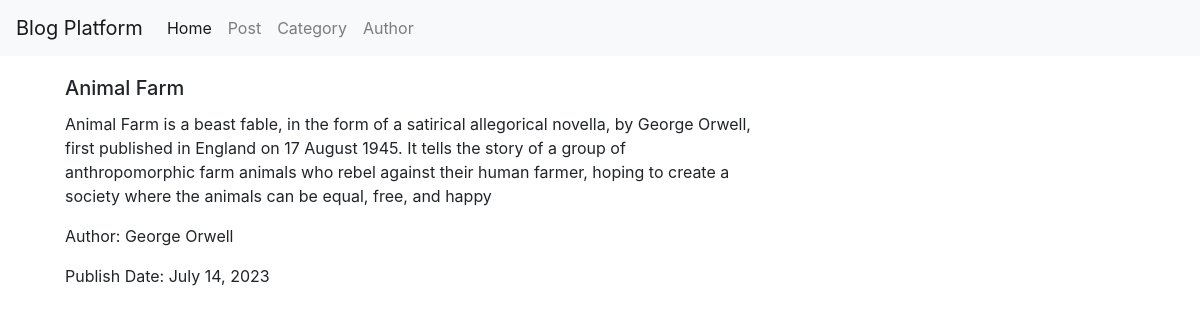
Page /posts/post_details/3 on the earlier database version.
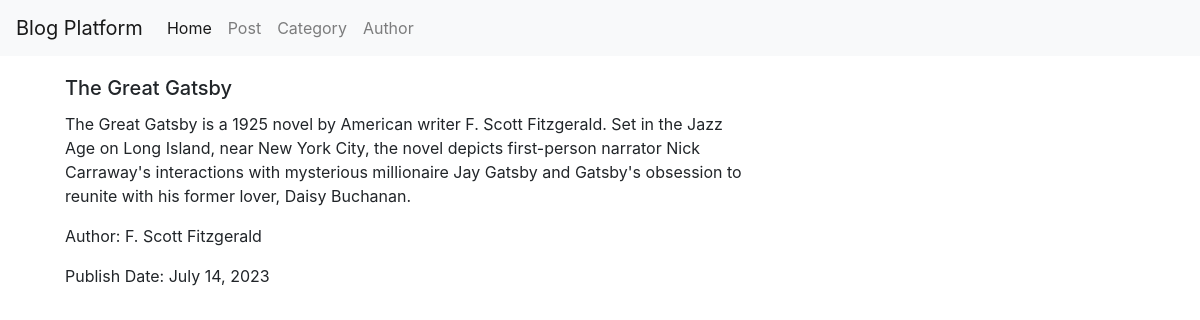
Same page on the later database version.
### BlogApp/models.py (models this page shows, shortened)
class Post(models.Model):
    title = models.CharField(max_length=100)
    content = models.TextField()
    author = models.CharField(max_length=100)
    date = models.DateField(auto_now_add=True)

### BlogApp/views.py (the view)
# urls.py: path('posts/post_details/<int:id>', views.view_post_detail, name='post_details'),
def view_post_detail(request,id):
    post = get_object_or_404(Post, pk=id)
    context = {"post": post}
    return render(request, "post_details.html", context)

### Template/post_details.html
{% extends 'base.html' %}
{% block content %}
    <div class="container">
        <div class="row">
                <div class="col-md-8">
                <div class="card-body">
                        <h5 class="card-title">{{ post.title }}</h5>
                        <p class="card-text">{{ post.content }}</p>
                        <p class="card-text">Author: {{ post.author }}</p>
                        <p class="card-text">Publish Date: {{ post.date }}</p>
                    </div>
                </div>
        </div>
    </div>
{% endblock %}

Differences in the rows shown:
changed Post: title "Animal Farm" → "The Great Gatsby"; content "Animal Farm is a beast fable, in the form of a satirical allegorical novella, by George Orwell, first published in England on 17 August 1945. It tells the story of a group of anthropomorphic farm animals who rebel against their human farmer, hoping to create a society where the animals can be equal, free, and happy" → "The Great Gatsby is a 1925 novel by American writer F. Scott Fitzgerald. Set in the Jazz Age on Long Island, near New York City, the novel depicts first-person narrator Nick Carraway's interactions with mysterious millionaire Jay Gatsby and Gatsby's obsession to reunite with his former lover, Daisy Buchanan."; author "George Orwell" → "F. Scott Fitzgerald"
